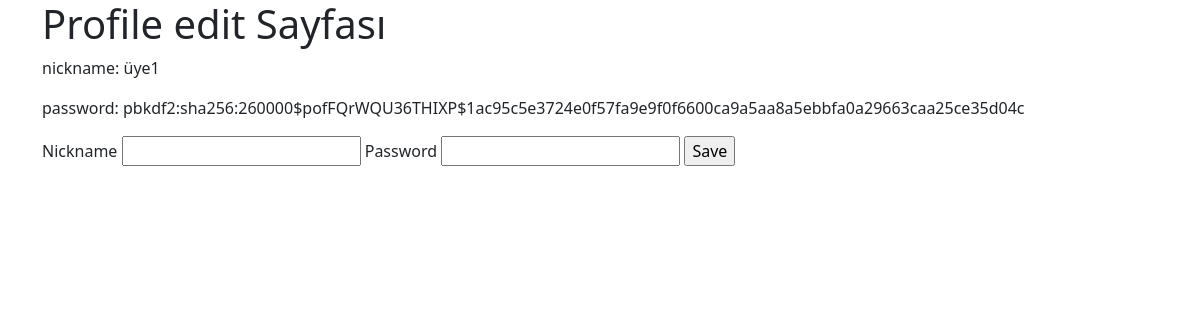
The app's page /edit (signed in) with its own data.
### tables this page shows
CREATE TABLE user (
  id INTEGER PRIMARY KEY AUTOINCREMENT,
  nickname TEXT UNIQUE NOT NULL,
  password TEXT NOT NULL,
  authority BOOLEAN NOT NULL
);

### flaskr/profile.py (the view, shortened to what this page needs)
@bp.route('/edit',methods=('GET','POST'))
@login_required
def edit():
    db = get_db()
    users = db.execute(
        'SELECT id,nickname,password'
        ' FROM user u'
        ' WHERE u.id = ?',
        (g.user['id'],)
    ).fetchall()
    return render_template('profile/edit.html',users=users)

### flaskr/auth.py (called while the page is built)
@bp.before_app_request
def load_logged_in_user():
    user_id = session.get('user_id') # session bilgisi olan kullanıcı dbden çeker
    if user_id is None:
        g.user = None
    else:
        g.user = get_db().execute(
            'SELECT * FROM user WHERE id = ?', (user_id,)
        ).fetchone()

def login_required(view):
    @functools.wraps(view)
    def wrapped_view(**kwargs):
        if g.user is None:
            return redirect(url_for('auth.login'))
        return view(**kwargs)
    return wrapped_view

### flaskr/db.py (called while the page is built)
def get_db():
    if 'db' not in g:
        g.db = sqlite3.connect(
            current_app.config['DATABASE'],
            detect_types=sqlite3.PARSE_DECLTYPES
        )
        g.db.row_factory = sqlite3.Row
    return g.db

### flaskr/templates/profile/edit.html (shortened to what this page needs)
{% extends 'base.html' %}
{% block content %}
<h1> Profile edit Sayfası </h1>
    {% for user in users %}
        <p class="body">nickname: {{ user['nickname'] }}</p>
        <p class="body">password: {{ user['password'] }}</p>
    {% endfor %}
    {% if g.user['authority']!=1 %}
        <form method="post">
            <label for="title">Nickname</label>
            <input name="nickname" id="nickname" value="{{ request.form['nickname'] }}">
            <label for="body">Password</label>
            <input type="password" name="password" id="password" value="{{ request.form['password'] }}">
            <input type="submit" value="Save">
        </form>
    {% endif %}
{% endblock %}

### records on screen
user: nickname "üye1", password "pbkdf2:sha256:260000$pofFQrWQU36THIXP$1ac95c5e3724e0f57fa9e9f0f6600ca9a5aa8a5ebbfa0a29663caa25ce35d04c"
